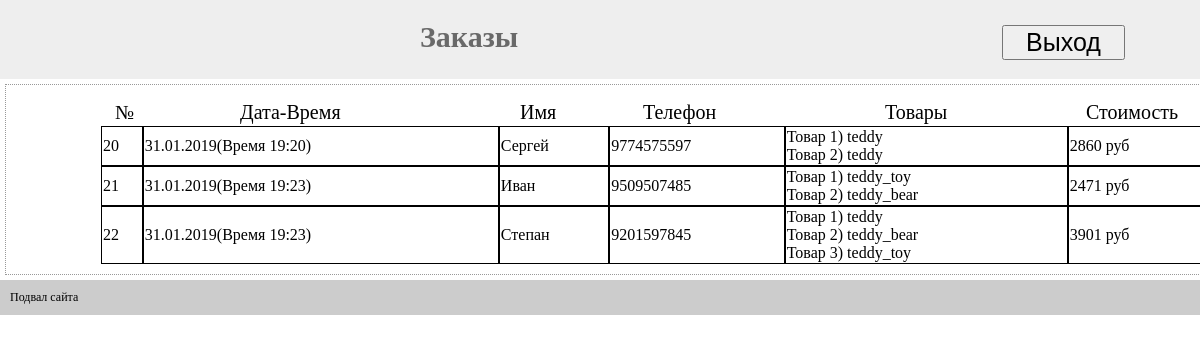
/orders.php, run on the app's committed database.
### tables this page shows
CREATE TABLE `orders` (
  `id` int(10) NOT NULL,
  `date` varchar(50) NOT NULL,
  `name` varchar(100) NOT NULL,
  `phone` bigint(15) NOT NULL,
  `goods` varchar(1000) NOT NULL,
  `sum` int(10) NOT NULL
);

### inc/Controller.php (called while the page is built, shortened)
<?php
abstract class Controller
{
	protected function Template($fileName, $vars = array())
	{
		include "$fileName";
		return ob_get_clean();
	}
}

### inc/C_Page.php (called while the page is built, shortened)
<?php
include_once('models/catalog_model.php');
class C_Page extends C_Base
{
    public function action_orders(){
        $orders = $this->photos = getOrders();
        $this->content = $this->Template('theme/v_order.php', array('orders'=> $orders));
    }
}

### orders.php (called while the page is built, shortened)
<?php
include_once('inc/C_Page.php');
$controller = new C_Page();
$controller->action_orders();

### lib/db.class.php (called while the page is built, shortened)
<?php
class db
{
    private static $_instance = null;
    private $db;
    public static function getInstance()
    {
        if (self::$_instance == null) {
            self::$_instance = new db();
        }
        return self::$_instance;
    }
    public function Connect($host, $base, $user, $password, $port = 3305)
    {
       return $this->db = new PDO('mysql:host=' . $host . ';port='. $port . ';dbname=' . $base .';', $user, $password );
    }
    public function Query($query, $params = array())
    {
        $res = $this->db->prepare($query);
        $res->execute($params);
        return $res;
    }
}
?>

### models/catalog_model.php (called while the page is built, shortened)
<?
include dirname(__DIR__).'../lib/db.class.php';
function getOrders() {
    try {
        return $sth = db::getInstance()->Query('SELECT * FROM `orders`');
    } catch (PDOException $e) {
    }
}

### theme/v_order.php (the view)
<table class="table">
<p class="tt1 tt">№</p>
<p class="tt2 tt">Дата-Время</p>
<p class="tt3 tt">Имя</p>
<p class="tt4 tt">Телефон</p>
<p class="tt5 tt">Товары</p>
<p class="tt6 tt">Стоимость</p>
<a href="lk.php"><button class="edit_button">Выход</button></a>
<?
foreach ($orders as $order) {
    $orderNumber = $order[0];
    $time = $order[1];
    $name = $order[2];
    $phone = $order[3];
    $goods = $order[4];
    $sum = $order[5];
    echo "<tr>";
    echo "<td class='orderTable'>$orderNumber</td>";
    echo "<td class='orderTable'>$time</td>";
    echo "<td class='orderTable'>$name</td>";
    echo "<td class='orderTable'>$phone</td>";
    echo "<td class='orderTable'>$goods</td>";
    echo "<td class='orderTable'>$sum руб</td>";
    echo "</tr>";
}
?>
</table>

### theme/style.css (style rules this page uses)
body { font-family: Georgia; font-size: 12px; margin: 0; }
a { color: #00f; }
.edit_button { position: absolute; top: 25px; right: 75px; width: 123px; font-size: 25px; }
.table { margin-top: 31px; margin-left: 85px; width: 1100px; border-spacing: 0px; border-collapse: separate; }
.orderTable { border: 1px solid black; }
.tt { position: absolute; font-size: 20px; margin-top: 6px; }
.tt1 { margin-left: 99px; }
.tt2 { margin-left: 224px; }
.tt3 { margin-left: 504px; }
.tt4 { margin-left: 627px; }
.tt5 { margin-left: 869px; }
.tt6 { margin-left: 1070px; }

### data on the page
orders: id "20", date "31.01.2019(Время 19:20)", name "Сергей", phone "9774575597", goods "Товар 1) teddy Товар 2) teddy", sum "2860"
orders: id "21", date "31.01.2019(Время 19:23)", name "Иван", phone "9509507485", goods "Товар 1) teddy_toy Товар 2) teddy_bear", sum "2471"
orders: id "22", date "31.01.2019(Время 19:23)", name "Степан", phone "9201597845", goods "Товар 1) teddy Товар 2) teddy_bear Товар 3) teddy_toy", sum "3901"

### other printed values
$mainTitle "Заказы"
